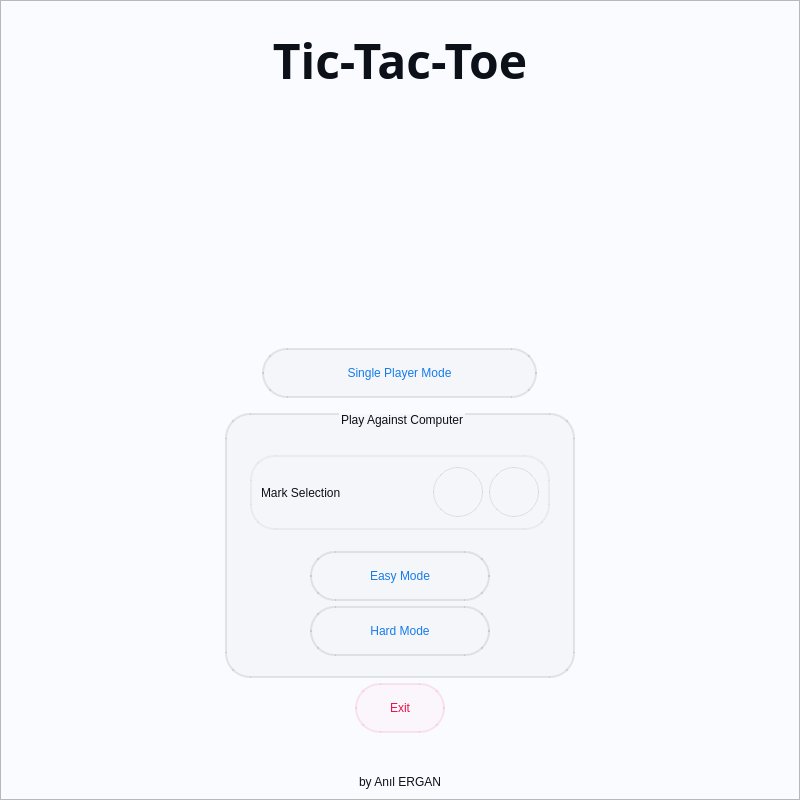
<?xml version="1.0" encoding="UTF-8"?>
<ui version="4.0">
 <class>MainWindow</class>
 <widget class="QMainWindow" name="MainWindow">
  <property name="geometry">
   <rect>
    <x>0</x>
    <y>0</y>
    <width>800</width>
    <height>800</height>
   </rect>
  </property>
  <property name="minimumSize">
   <size>
    <width>800</width>
    <height>800</height>
   </size>
  </property>
  <property name="maximumSize">
   <size>
    <width>800</width>
    <height>800</height>
   </size>
  </property>
  <property name="windowTitle">
   <string>MainWindow</string>
  </property>
  <widget class="QWidget" name="centralwidget">
   <property name="minimumSize">
    <size>
     <width>800</width>
     <height>800</height>
    </size>
   </property>
   <property name="maximumSize">
    <size>
     <width>800</width>
     <height>800</height>
    </size>
   </property>
   <property name="styleSheet">
    <string notr="true">#frame_game {
background-color: rgb(239, 239, 239);
border-radius: 20px
}

QLabel {
color: rgb(12,16,25);
font: 16pt &quot;Arial&quot;;
text-align: left;

}


#frame_nam, #frame_spm, #frame_tmm {
background-color:rgb(0,0,0,8);
border-radius: 25px;
border: 2px solid rgb(0,0,0,24)

}</string>
   </property>
   <layout class="QVBoxLayout" name="verticalLayout">
    <property name="spacing">
     <number>0</number>
    </property>
    <property name="leftMargin">
     <number>0</number>
    </property>
    <property name="topMargin">
     <number>0</number>
    </property>
    <property name="rightMargin">
     <number>0</number>
    </property>
    <property name="bottomMargin">
     <number>0</number>
    </property>
    <item>
     <widget class="QStackedWidget" name="stackedwidget_content">
      <property name="sizePolicy">
       <sizepolicy hsizetype="MinimumExpanding" vsizetype="MinimumExpanding">
        <horstretch>0</horstretch>
        <verstretch>0</verstretch>
       </sizepolicy>
      </property>
      <property name="minimumSize">
       <size>
        <width>800</width>
        <height>800</height>
       </size>
      </property>
      <property name="maximumSize">
       <size>
        <width>800</width>
        <height>800</height>
       </size>
      </property>
      <property name="styleSheet">
       <string notr="true">#page_1_menu  {
	background-color: rgb(250,251,255);
}

#page_2_game {
background-color: rgb(250,251,255);
}

</string>
      </property>
      <property name="frameShape">
       <enum>QFrame::StyledPanel</enum>
      </property>
      <property name="frameShadow">
       <enum>QFrame::Raised</enum>
      </property>
      <property name="currentIndex">
       <number>0</number>
      </property>
      <widget class="QWidget" name="page_1_menu">
       <property name="layoutDirection">
        <enum>Qt::LeftToRight</enum>
       </property>
       <property name="styleSheet">
        <string notr="true">#button_spm {
background-color: rgba(12,16,25,5)
}

#button_spm::hover {
border: 2px solid rgba(20,124,236, 60);
background-color: rgba(20,124,236, 20);
}

QPushButton::hover {
border: 2px solid rgba(20,124,236, 60);
background-color: rgba(20,124,236, 20);
}

QPushButton{
font: 16pt &quot;Arial&quot;;
color: rgb(12,16,25);
border: 2px solid  rgba(12,16,25,25);
border-radius: 25px;
}

QGroupBox {
color: rgb(12,16,25);
background-color: rgba(12,16,25, 5);
font: 16pt &quot;Segoe UI Variable Display&quot;;
border:  2px solid  rgba(12,16,25,25);
border-radius: 25px;
margin: 10px 0 0 0;
}

QGroupBox::title {
    subcontrol-position: top center; /* Başlığı ortalamak için */
}</string>
       </property>
       <layout class="QVBoxLayout" name="verticalLayout_2">
        <property name="spacing">
         <number>5</number>
        </property>
        <property name="sizeConstraint">
         <enum>QLayout::SetMinimumSize</enum>
        </property>
        <property name="leftMargin">
         <number>10</number>
        </property>
        <property name="topMargin">
         <number>20</number>
        </property>
        <property name="rightMargin">
         <number>10</number>
        </property>
        <property name="bottomMargin">
         <number>10</number>
        </property>
        <item alignment="Qt::AlignTop">
         <widget class="QLabel" name="game_header">
          <property name="minimumSize">
           <size>
            <width>0</width>
            <height>80</height>
           </size>
          </property>
          <property name="maximumSize">
           <size>
            <width>16777215</width>
            <height>80</height>
           </size>
          </property>
          <property name="font">
           <font>
            <family>Forte</family>
            <pointsize>36</pointsize>
            <italic>false</italic>
            <bold>false</bold>
           </font>
          </property>
          <property name="layoutDirection">
           <enum>Qt::RightToLeft</enum>
          </property>
          <property name="styleSheet">
           <string notr="true">
color: rgb(12,16,25);
font: 36pt &quot;Forte&quot;;


</string>
          </property>
          <property name="text">
           <string>&lt;html&gt;&lt;head/&gt;&lt;body&gt;&lt;p align=&quot;center&quot;&gt;&lt;span style=&quot; font-weight:600;&quot;&gt;Tic-Tac-Toe&lt;/span&gt;&lt;/p&gt;&lt;/body&gt;&lt;/html&gt;</string>
          </property>
          <property name="alignment">
           <set>Qt::AlignCenter</set>
          </property>
         </widget>
        </item>
        <item alignment="Qt::AlignHCenter">
         <widget class="QLabel" name="game_image">
          <property name="minimumSize">
           <size>
            <width>200</width>
            <height>200</height>
           </size>
          </property>
          <property name="maximumSize">
           <size>
            <width>200</width>
            <height>200</height>
           </size>
          </property>
          <property name="font">
           <font>
            <family>Arial</family>
            <pointsize>16</pointsize>
            <italic>false</italic>
            <bold>false</bold>
           </font>
          </property>
          <property name="text">
           <string/>
          </property>
          <property name="pixmap">
           <pixmap resource="qrc6.qrc">:/icons/tic-tac-toe.png</pixmap>
          </property>
          <property name="scaledContents">
           <bool>true</bool>
          </property>
          <property name="alignment">
           <set>Qt::AlignHCenter|Qt::AlignTop</set>
          </property>
         </widget>
        </item>
        <item>
         <spacer name="verticalSpacer">
          <property name="orientation">
           <enum>Qt::Vertical</enum>
          </property>
          <property name="sizeHint" stdset="0">
           <size>
            <width>20</width>
            <height>40</height>
           </size>
          </property>
         </spacer>
        </item>
        <item alignment="Qt::AlignHCenter">
         <widget class="QPushButton" name="button_spm">
          <property name="minimumSize">
           <size>
            <width>275</width>
            <height>50</height>
           </size>
          </property>
          <property name="maximumSize">
           <size>
            <width>275</width>
            <height>50</height>
           </size>
          </property>
          <property name="cursor">
           <cursorShape>PointingHandCursor</cursorShape>
          </property>
          <property name="layoutDirection">
           <enum>Qt::LeftToRight</enum>
          </property>
          <property name="styleSheet">
           <string notr="true">color: rgb(20,124,236);</string>
          </property>
          <property name="text">
           <string>Single Player Mode</string>
          </property>
         </widget>
        </item>
        <item alignment="Qt::AlignHCenter">
         <widget class="QGroupBox" name="groupBox">
          <property name="minimumSize">
           <size>
            <width>350</width>
            <height>275</height>
           </size>
          </property>
          <property name="maximumSize">
           <size>
            <width>350</width>
            <height>275</height>
           </size>
          </property>
          <property name="styleSheet">
           <string notr="true"/>
          </property>
          <property name="title">
           <string>Play Against Computer</string>
          </property>
          <layout class="QVBoxLayout" name="verticalLayout_3">
           <property name="spacing">
            <number>5</number>
           </property>
           <property name="leftMargin">
            <number>0</number>
           </property>
           <property name="topMargin">
            <number>40</number>
           </property>
           <property name="rightMargin">
            <number>0</number>
           </property>
           <property name="bottomMargin">
            <number>20</number>
           </property>
           <item alignment="Qt::AlignHCenter">
            <widget class="QFrame" name="frame_mark_selection">
             <property name="minimumSize">
              <size>
               <width>300</width>
               <height>75</height>
              </size>
             </property>
             <property name="maximumSize">
              <size>
               <width>300</width>
               <height>75</height>
              </size>
             </property>
             <property name="styleSheet">
              <string notr="true">
#frame_mark_selection{
font: 12pt &quot;Segoe UI Variable Display&quot;;
color: rgba(12,16,25);
border: 2px solid rgba(12,16,25, 12);
border-radius: 25px; 
}

QRadioButton {
width: 48px;
height: 48px;
border-radius: 25px;
border: 1px solid rgba(12,16,25, 25);
}







QRadioButton::hover {
border: 1px solid rgba(20,124,236, 50);
background-color: rgba(20,124,236, 25)
}

QRadioButton::indicator {
width: 48px; /* İşaret kutusunun genişliği */
height: 48px; /* İşaret kutusunun yüksekliği */
border: None;
}
</string>
             </property>
             <property name="frameShape">
              <enum>QFrame::StyledPanel</enum>
             </property>
             <property name="frameShadow">
              <enum>QFrame::Raised</enum>
             </property>
             <layout class="QHBoxLayout" name="horizontalLayout_5">
              <item>
               <widget class="QLabel" name="text_mark_selection">
                <property name="styleSheet">
                 <string notr="true">font: 12pt &quot;Segoe UI Variable Display&quot;;
</string>
                </property>
                <property name="text">
                 <string>Mark Selection</string>
                </property>
               </widget>
              </item>
              <item>
               <widget class="QRadioButton" name="radio_button_x">
                <property name="minimumSize">
                 <size>
                  <width>50</width>
                  <height>50</height>
                 </size>
                </property>
                <property name="maximumSize">
                 <size>
                  <width>50</width>
                  <height>50</height>
                 </size>
                </property>
                <property name="cursor">
                 <cursorShape>PointingHandCursor</cursorShape>
                </property>
                <property name="layoutDirection">
                 <enum>Qt::LeftToRight</enum>
                </property>
                <property name="styleSheet">
                 <string notr="true">
QRadioButton::indicator {
image: url(&quot;:/icons/x.png&quot;);
}

QRadioButton::indicator:checked {
width: 43px;
height: 43px;
border: 3px solid rgb(255, 183, 67);
border-radius: 25px;
background-color: rgba(255, 183, 67, 50);
border-radius: 24px;
image: url(&quot;:/icons/x_crown.png&quot;);
}</string>
                </property>
                <property name="text">
                 <string/>
                </property>
                <property name="iconSize">
                 <size>
                  <width>10</width>
                  <height>10</height>
                 </size>
                </property>
               </widget>
              </item>
              <item>
               <widget class="QRadioButton" name="radio_button_o">
                <property name="minimumSize">
                 <size>
                  <width>50</width>
                  <height>50</height>
                 </size>
                </property>
                <property name="maximumSize">
                 <size>
                  <width>50</width>
                  <height>50</height>
                 </size>
                </property>
                <property name="cursor">
                 <cursorShape>PointingHandCursor</cursorShape>
                </property>
                <property name="layoutDirection">
                 <enum>Qt::LeftToRight</enum>
                </property>
                <property name="styleSheet">
                 <string notr="true">QRadioButton::indicator {

image: url(&quot;:/icons/o.png&quot;);
}

QRadioButton::indicator:checked {
width: 43px;
height: 43px;
border: 3px solid rgb(255, 183, 67);
border-radius: 25px;
background-color: rgba(255, 183, 67, 50);
border-radius: 24px;
image: url(&quot;:/icons/o_crown.png&quot;);
}</string>
                </property>
                <property name="text">
                 <string/>
                </property>
                <property name="checkable">
                 <bool>true</bool>
                </property>
               </widget>
              </item>
             </layout>
            </widget>
           </item>
           <item>
            <spacer name="verticalSpacer_2">
             <property name="orientation">
              <enum>Qt::Vertical</enum>
             </property>
             <property name="sizeHint" stdset="0">
              <size>
               <width>20</width>
               <height>40</height>
              </size>
             </property>
            </spacer>
           </item>
           <item alignment="Qt::AlignHCenter">
            <widget class="QPushButton" name="button_easy_mode">
             <property name="minimumSize">
              <size>
               <width>180</width>
               <height>50</height>
              </size>
             </property>
             <property name="maximumSize">
              <size>
               <width>180</width>
               <height>50</height>
              </size>
             </property>
             <property name="cursor">
              <cursorShape>PointingHandCursor</cursorShape>
             </property>
             <property name="layoutDirection">
              <enum>Qt::LeftToRight</enum>
             </property>
             <property name="styleSheet">
              <string notr="true">color: rgb(20,124,236);</string>
             </property>
             <property name="text">
              <string>Easy Mode</string>
             </property>
            </widget>
           </item>
           <item alignment="Qt::AlignHCenter">
            <widget class="QPushButton" name="button_hard_mode">
             <property name="minimumSize">
              <size>
               <width>180</width>
               <height>50</height>
              </size>
             </property>
             <property name="maximumSize">
              <size>
               <width>180</width>
               <height>50</height>
              </size>
             </property>
             <property name="cursor">
              <cursorShape>PointingHandCursor</cursorShape>
             </property>
             <property name="layoutDirection">
              <enum>Qt::LeftToRight</enum>
             </property>
             <property name="styleSheet">
              <string notr="true">color: rgb(20,124,236);</string>
             </property>
             <property name="text">
              <string>Hard Mode</string>
             </property>
            </widget>
           </item>
          </layout>
         </widget>
        </item>
        <item alignment="Qt::AlignHCenter">
         <widget class="QPushButton" name="button_exit">
          <property name="minimumSize">
           <size>
            <width>90</width>
            <height>50</height>
           </size>
          </property>
          <property name="maximumSize">
           <size>
            <width>90</width>
            <height>50</height>
           </size>
          </property>
          <property name="cursor">
           <cursorShape>PointingHandCursor</cursorShape>
          </property>
          <property name="layoutDirection">
           <enum>Qt::LeftToRight</enum>
          </property>
          <property name="styleSheet">
           <string notr="true">#button_exit {
background-color: rgba(233,20,76,5);
border: 2px solid  rgba(233,20,76,25);
color: rgb(233,20,76)
}

#button_exit::hover {
border: 2px solid rgba(233,20,76, 60);
background-color: rgba(233,20,76, 20);
}</string>
          </property>
          <property name="text">
           <string>Exit</string>
          </property>
         </widget>
        </item>
        <item>
         <spacer name="verticalSpacer_3">
          <property name="orientation">
           <enum>Qt::Vertical</enum>
          </property>
          <property name="sizeHint" stdset="0">
           <size>
            <width>20</width>
            <height>40</height>
           </size>
          </property>
         </spacer>
        </item>
        <item>
         <widget class="QLabel" name="by_anil_ergan">
          <property name="styleSheet">
           <string notr="true">font: 25 8pt &quot;Segoe UI Variable Display&quot;;</string>
          </property>
          <property name="text">
           <string>&lt;html&gt;&lt;head/&gt;&lt;body&gt;&lt;p align=&quot;center&quot;&gt;by Anıl ERGAN&lt;/p&gt;&lt;/body&gt;&lt;/html&gt;</string>
          </property>
         </widget>
        </item>
       </layout>
      </widget>
      <widget class="QWidget" name="page_2_game">
       <property name="styleSheet">
        <string notr="true"/>
       </property>
       <layout class="QVBoxLayout" name="verticalLayout_4">
        <property name="spacing">
         <number>20</number>
        </property>
        <property name="leftMargin">
         <number>0</number>
        </property>
        <property name="topMargin">
         <number>50</number>
        </property>
        <property name="rightMargin">
         <number>0</number>
        </property>
        <property name="bottomMargin">
         <number>0</number>
        </property>
        <item alignment="Qt::AlignHCenter">
         <widget class="QFrame" name="frame_game">
          <property name="minimumSize">
           <size>
            <width>600</width>
            <height>600</height>
           </size>
          </property>
          <property name="maximumSize">
           <size>
            <width>600</width>
            <height>600</height>
           </size>
          </property>
          <property name="toolTipDuration">
           <number>0</number>
          </property>
          <property name="styleSheet">
           <string notr="true">#frame_game * {
font: italic 24pt &quot;Arial&quot;;
color:  rgba(12,16,25, 50)
}

#frame_game {
background-color: rgb(12,16,25)

}
QFrame {
background-color: rgba(250,251,255, 255);
}

#frame_cell_11 {border-top-left-radius: 10px;}
#frame_cell_13 {border-top-right-radius: 10px;}
#frame_cell_31 {border-bottom-left-radius: 10px;}
#frame_cell_33 {border-bottom-right-radius: 10px;}

QRadioButton {
width: 100px;
height: 100px;

}
QRadioButton::indicator {
width: 160px; /* İşaret kutusunun genişliği */
height: 160px; /* İşaret kutusunun yüksekliği */
border: None;
}


QRadioButton::indicator:checked {
  image: url(&quot;:/icons/o.png&quot;);
}</string>
          </property>
          <property name="frameShape">
           <enum>QFrame::StyledPanel</enum>
          </property>
          <property name="frameShadow">
           <enum>QFrame::Raised</enum>
          </property>
          <layout class="QGridLayout" name="gridLayout" rowstretch="0,0,0" columnstretch="0,0,0,0,0">
           <property name="leftMargin">
            <number>8</number>
           </property>
           <property name="topMargin">
            <number>8</number>
           </property>
           <property name="rightMargin">
            <number>8</number>
           </property>
           <property name="bottomMargin">
            <number>8</number>
           </property>
           <property name="spacing">
            <number>7</number>
           </property>
           <item row="0" column="4">
            <widget class="QFrame" name="frame_cell_13">
             <property name="minimumSize">
              <size>
               <width>190</width>
               <height>190</height>
              </size>
             </property>
             <property name="maximumSize">
              <size>
               <width>190</width>
               <height>190</height>
              </size>
             </property>
             <property name="frameShape">
              <enum>QFrame::StyledPanel</enum>
             </property>
             <property name="frameShadow">
              <enum>QFrame::Raised</enum>
             </property>
             <widget class="QRadioButton" name="mark_13">
              <property name="geometry">
               <rect>
                <x>0</x>
                <y>0</y>
                <width>190</width>
                <height>190</height>
               </rect>
              </property>
              <property name="minimumSize">
               <size>
                <width>190</width>
                <height>190</height>
               </size>
              </property>
              <property name="maximumSize">
               <size>
                <width>190</width>
                <height>190</height>
               </size>
              </property>
              <property name="text">
               <string/>
              </property>
             </widget>
             <widget class="QLabel" name="value_cell_13">
              <property name="geometry">
               <rect>
                <x>20</x>
                <y>20</y>
                <width>150</width>
                <height>150</height>
               </rect>
              </property>
              <property name="layoutDirection">
               <enum>Qt::LeftToRight</enum>
              </property>
              <property name="text">
               <string/>
              </property>
              <property name="alignment">
               <set>Qt::AlignCenter</set>
              </property>
             </widget>
            </widget>
           </item>
           <item row="2" column="3">
            <widget class="QFrame" name="frame_cell_32">
             <property name="minimumSize">
              <size>
               <width>190</width>
               <height>190</height>
              </size>
             </property>
             <property name="maximumSize">
              <size>
               <width>190</width>
               <height>190</height>
              </size>
             </property>
             <property name="frameShape">
              <enum>QFrame::StyledPanel</enum>
             </property>
             <property name="frameShadow">
              <enum>QFrame::Raised</enum>
             </property>
             <widget class="QRadioButton" name="mark_32">
              <property name="geometry">
               <rect>
                <x>12</x>
                <y>12</y>
                <width>156</width>
                <height>156</height>
               </rect>
              </property>
              <property name="text">
               <string>RadioButton</string>
              </property>
             </widget>
             <widget class="QLabel" name="value_cell_32">
              <property name="geometry">
               <rect>
                <x>20</x>
                <y>20</y>
                <width>150</width>
                <height>150</height>
               </rect>
              </property>
              <property name="layoutDirection">
               <enum>Qt::LeftToRight</enum>
              </property>
              <property name="text">
               <string/>
              </property>
              <property name="alignment">
               <set>Qt::AlignCenter</set>
              </property>
             </widget>
            </widget>
           </item>
           <item row="2" column="2">
            <widget class="QFrame" name="frame_cell_31">
             <property name="minimumSize">
              <size>
               <width>190</width>
               <height>190</height>
              </size>
             </property>
             <property name="maximumSize">
              <size>
               <width>190</width>
               <height>190</height>
              </size>
             </property>
             <property name="frameShape">
              <enum>QFrame::StyledPanel</enum>
             </property>
             <property name="frameShadow">
              <enum>QFrame::Raised</enum>
             </property>
             <widget class="QRadioButton" name="mark_31">
              <property name="geometry">
               <rect>
                <x>11</x>
                <y>11</y>
                <width>158</width>
                <height>158</height>
               </rect>
              </property>
              <property name="text">
               <string>RadioButton</string>
              </property>
             </widget>
             <widget class="QLabel" name="value_cell_31">
              <property name="geometry">
               <rect>
                <x>20</x>
                <y>20</y>
                <width>150</width>
                <height>150</height>
               </rect>
              </property>
              <property name="layoutDirection">
               <enum>Qt::LeftToRight</enum>
              </property>
              <property name="text">
               <string/>
              </property>
              <property name="alignment">
               <set>Qt::AlignCenter</set>
              </property>
             </widget>
            </widget>
           </item>
           <item row="0" column="2">
            <widget class="QFrame" name="frame_cell_11">
             <property name="minimumSize">
              <size>
               <width>190</width>
               <height>190</height>
              </size>
             </property>
             <property name="maximumSize">
              <size>
               <width>190</width>
               <height>190</height>
              </size>
             </property>
             <property name="styleSheet">
              <string notr="true"/>
             </property>
             <property name="frameShape">
              <enum>QFrame::StyledPanel</enum>
             </property>
             <property name="frameShadow">
              <enum>QFrame::Raised</enum>
             </property>
             <widget class="QRadioButton" name="mark_11">
              <property name="geometry">
               <rect>
                <x>0</x>
                <y>0</y>
                <width>190</width>
                <height>190</height>
               </rect>
              </property>
              <property name="styleSheet">
               <string notr="true">marrgin-right:10px;</string>
              </property>
              <property name="text">
               <string/>
              </property>
             </widget>
             <widget class="QLabel" name="value_cell_11">
              <property name="geometry">
               <rect>
                <x>20</x>
                <y>20</y>
                <width>150</width>
                <height>150</height>
               </rect>
              </property>
              <property name="layoutDirection">
               <enum>Qt::LeftToRight</enum>
              </property>
              <property name="text">
               <string/>
              </property>
              <property name="alignment">
               <set>Qt::AlignCenter</set>
              </property>
             </widget>
            </widget>
           </item>
           <item row="1" column="2">
            <widget class="QFrame" name="frame_cell_21">
             <property name="minimumSize">
              <size>
               <width>190</width>
               <height>190</height>
              </size>
             </property>
             <property name="maximumSize">
              <size>
               <width>190</width>
               <height>190</height>
              </size>
             </property>
             <property name="frameShape">
              <enum>QFrame::StyledPanel</enum>
             </property>
             <property name="frameShadow">
              <enum>QFrame::Raised</enum>
             </property>
             <widget class="QRadioButton" name="mark_21">
              <property name="geometry">
               <rect>
                <x>12</x>
                <y>12</y>
                <width>156</width>
                <height>156</height>
               </rect>
              </property>
              <property name="text">
               <string>RadioButton</string>
              </property>
             </widget>
             <widget class="QLabel" name="value_cell_21">
              <property name="geometry">
               <rect>
                <x>20</x>
                <y>20</y>
                <width>150</width>
                <height>150</height>
               </rect>
              </property>
              <property name="layoutDirection">
               <enum>Qt::LeftToRight</enum>
              </property>
              <property name="text">
               <string/>
              </property>
              <property name="alignment">
               <set>Qt::AlignCenter</set>
              </property>
             </widget>
            </widget>
           </item>
           <item row="0" column="3">
            <widget class="QFrame" name="frame_cell_12">
             <property name="minimumSize">
              <size>
               <width>190</width>
               <height>190</height>
              </size>
             </property>
             <property name="maximumSize">
              <size>
               <width>190</width>
               <height>190</height>
              </size>
             </property>
             <property name="frameShape">
              <enum>QFrame::StyledPanel</enum>
             </property>
             <property name="frameShadow">
              <enum>QFrame::Raised</enum>
             </property>
             <widget class="QRadioButton" name="mark_12">
              <property name="geometry">
               <rect>
                <x>12</x>
                <y>12</y>
                <width>156</width>
                <height>156</height>
               </rect>
              </property>
              <property name="text">
               <string>RadioButton</string>
              </property>
             </widget>
             <widget class="QLabel" name="value_cell_12">
              <property name="geometry">
               <rect>
                <x>20</x>
                <y>20</y>
                <width>150</width>
                <height>150</height>
               </rect>
              </property>
              <property name="layoutDirection">
               <enum>Qt::LeftToRight</enum>
              </property>
              <property name="text">
               <string/>
              </property>
              <property name="alignment">
               <set>Qt::AlignCenter</set>
              </property>
             </widget>
            </widget>
           </item>
           <item row="2" column="4">
            <widget class="QFrame" name="frame_cell_33">
             <property name="minimumSize">
              <size>
               <width>190</width>
               <height>190</height>
              </size>
             </property>
             <property name="maximumSize">
              <size>
               <width>190</width>
               <height>190</height>
              </size>
             </property>
             <property name="frameShape">
              <enum>QFrame::StyledPanel</enum>
             </property>
             <property name="frameShadow">
              <enum>QFrame::Raised</enum>
             </property>
             <widget class="QRadioButton" name="mark_33">
              <property name="geometry">
               <rect>
                <x>11</x>
                <y>11</y>
                <width>158</width>
                <height>158</height>
               </rect>
              </property>
              <property name="text">
               <string>RadioButton</string>
              </property>
             </widget>
             <widget class="QLabel" name="value_cell_33">
              <property name="geometry">
               <rect>
                <x>20</x>
                <y>20</y>
                <width>150</width>
                <height>150</height>
               </rect>
              </property>
              <property name="layoutDirection">
               <enum>Qt::LeftToRight</enum>
              </property>
              <property name="text">
               <string/>
              </property>
              <property name="alignment">
               <set>Qt::AlignCenter</set>
              </property>
             </widget>
            </widget>
           </item>
           <item row="1" column="4">
            <widget class="QFrame" name="frame_cell_23">
             <property name="minimumSize">
              <size>
               <width>190</width>
               <height>190</height>
              </size>
             </property>
             <property name="maximumSize">
              <size>
               <width>190</width>
               <height>190</height>
              </size>
             </property>
             <property name="frameShape">
              <enum>QFrame::StyledPanel</enum>
             </property>
             <property name="frameShadow">
              <enum>QFrame::Raised</enum>
             </property>
             <widget class="QRadioButton" name="mark_23">
              <property name="geometry">
               <rect>
                <x>12</x>
                <y>12</y>
                <width>156</width>
                <height>156</height>
               </rect>
              </property>
              <property name="text">
               <string>RadioButton</string>
              </property>
             </widget>
             <widget class="QLabel" name="value_cell_23">
              <property name="geometry">
               <rect>
                <x>20</x>
                <y>20</y>
                <width>150</width>
                <height>150</height>
               </rect>
              </property>
              <property name="layoutDirection">
               <enum>Qt::LeftToRight</enum>
              </property>
              <property name="text">
               <string/>
              </property>
              <property name="alignment">
               <set>Qt::AlignCenter</set>
              </property>
             </widget>
            </widget>
           </item>
           <item row="1" column="3">
            <widget class="QFrame" name="frame_cell_22">
             <property name="minimumSize">
              <size>
               <width>190</width>
               <height>190</height>
              </size>
             </property>
             <property name="maximumSize">
              <size>
               <width>190</width>
               <height>190</height>
              </size>
             </property>
             <property name="styleSheet">
              <string notr="true"/>
             </property>
             <property name="frameShape">
              <enum>QFrame::StyledPanel</enum>
             </property>
             <property name="frameShadow">
              <enum>QFrame::Raised</enum>
             </property>
             <widget class="QRadioButton" name="mark_22">
              <property name="geometry">
               <rect>
                <x>12</x>
                <y>12</y>
                <width>156</width>
                <height>156</height>
               </rect>
              </property>
              <property name="text">
               <string>RadioButton</string>
              </property>
             </widget>
             <widget class="QLabel" name="value_cell_22">
              <property name="geometry">
               <rect>
                <x>20</x>
                <y>20</y>
                <width>150</width>
                <height>150</height>
               </rect>
              </property>
              <property name="layoutDirection">
               <enum>Qt::LeftToRight</enum>
              </property>
              <property name="text">
               <string/>
              </property>
              <property name="alignment">
               <set>Qt::AlignCenter</set>
              </property>
             </widget>
            </widget>
           </item>
          </layout>
         </widget>
        </item>
        <item>
         <spacer name="verticalSpacer_4">
          <property name="orientation">
           <enum>Qt::Vertical</enum>
          </property>
          <property name="sizeHint" stdset="0">
           <size>
            <width>20</width>
            <height>40</height>
           </size>
          </property>
         </spacer>
        </item>
        <item alignment="Qt::AlignHCenter">
         <widget class="QFrame" name="frame_menu">
          <property name="minimumSize">
           <size>
            <width>600</width>
            <height>120</height>
           </size>
          </property>
          <property name="maximumSize">
           <size>
            <width>600</width>
            <height>120</height>
           </size>
          </property>
          <property name="styleSheet">
           <string notr="true">#frame_menu {
background-color: rgba(12,16,25, 5);
border:  2px solid rgba(12,16,25,25);
border-top-left-radius: 20px;
border-top-right-radius: 20px;
}

QPushButton::hover {
border: 2px solid rgba(20,124,236, 60);
background-color: rgba(20,124,236, 20);
}

QPushButton{
font: 16pt &quot;Arial&quot;;
border: 2px solid  rgba(12,16,25,25);
border-radius: 25px;
color: rgb(20,124,236);
}

QLabel {
font: 24pt &quot;Arial&quot;;
font: 87 32pt &quot;Arial Black&quot;;
color: rgb(250,251,255);
border-radius: 40px;
}</string>
          </property>
          <property name="frameShape">
           <enum>QFrame::StyledPanel</enum>
          </property>
          <property name="frameShadow">
           <enum>QFrame::Raised</enum>
          </property>
          <layout class="QHBoxLayout" name="horizontalLayout">
           <property name="spacing">
            <number>0</number>
           </property>
           <property name="leftMargin">
            <number>30</number>
           </property>
           <property name="topMargin">
            <number>0</number>
           </property>
           <property name="rightMargin">
            <number>30</number>
           </property>
           <property name="bottomMargin">
            <number>0</number>
           </property>
           <item>
            <widget class="QPushButton" name="button_reset">
             <property name="minimumSize">
              <size>
               <width>100</width>
               <height>50</height>
              </size>
             </property>
             <property name="maximumSize">
              <size>
               <width>100</width>
               <height>50</height>
              </size>
             </property>
             <property name="cursor">
              <cursorShape>PointingHandCursor</cursorShape>
             </property>
             <property name="text">
              <string>Reset</string>
             </property>
            </widget>
           </item>
           <item>
            <spacer name="spacerH_1">
             <property name="orientation">
              <enum>Qt::Horizontal</enum>
             </property>
             <property name="sizeHint" stdset="0">
              <size>
               <width>40</width>
               <height>20</height>
              </size>
             </property>
            </spacer>
           </item>
           <item>
            <widget class="QLabel" name="winner_mark">
             <property name="minimumSize">
              <size>
               <width>64</width>
               <height>64</height>
              </size>
             </property>
             <property name="maximumSize">
              <size>
               <width>64</width>
               <height>64</height>
              </size>
             </property>
             <property name="styleSheet">
              <string notr="true"/>
             </property>
             <property name="text">
              <string/>
             </property>
             <property name="scaledContents">
              <bool>true</bool>
             </property>
             <property name="alignment">
              <set>Qt::AlignLeading|Qt::AlignLeft|Qt::AlignVCenter</set>
             </property>
            </widget>
           </item>
           <item>
            <widget class="QLabel" name="crown">
             <property name="minimumSize">
              <size>
               <width>42</width>
               <height>42</height>
              </size>
             </property>
             <property name="maximumSize">
              <size>
               <width>42</width>
               <height>42</height>
              </size>
             </property>
             <property name="styleSheet">
              <string notr="true"/>
             </property>
             <property name="text">
              <string/>
             </property>
             <property name="scaledContents">
              <bool>true</bool>
             </property>
             <property name="alignment">
              <set>Qt::AlignCenter</set>
             </property>
            </widget>
           </item>
           <item>
            <spacer name="spacerH_2">
             <property name="orientation">
              <enum>Qt::Horizontal</enum>
             </property>
             <property name="sizeHint" stdset="0">
              <size>
               <width>40</width>
               <height>20</height>
              </size>
             </property>
            </spacer>
           </item>
           <item>
            <widget class="QPushButton" name="button_menu">
             <property name="minimumSize">
              <size>
               <width>100</width>
               <height>50</height>
              </size>
             </property>
             <property name="maximumSize">
              <size>
               <width>100</width>
               <height>50</height>
              </size>
             </property>
             <property name="cursor">
              <cursorShape>PointingHandCursor</cursorShape>
             </property>
             <property name="text">
              <string>Menu</string>
             </property>
            </widget>
           </item>
          </layout>
         </widget>
        </item>
       </layout>
      </widget>
     </widget>
    </item>
   </layout>
  </widget>
 </widget>
 <resources>
  <include location="qrc6.qrc"/>
 </resources>
 <connections/>
</ui>
